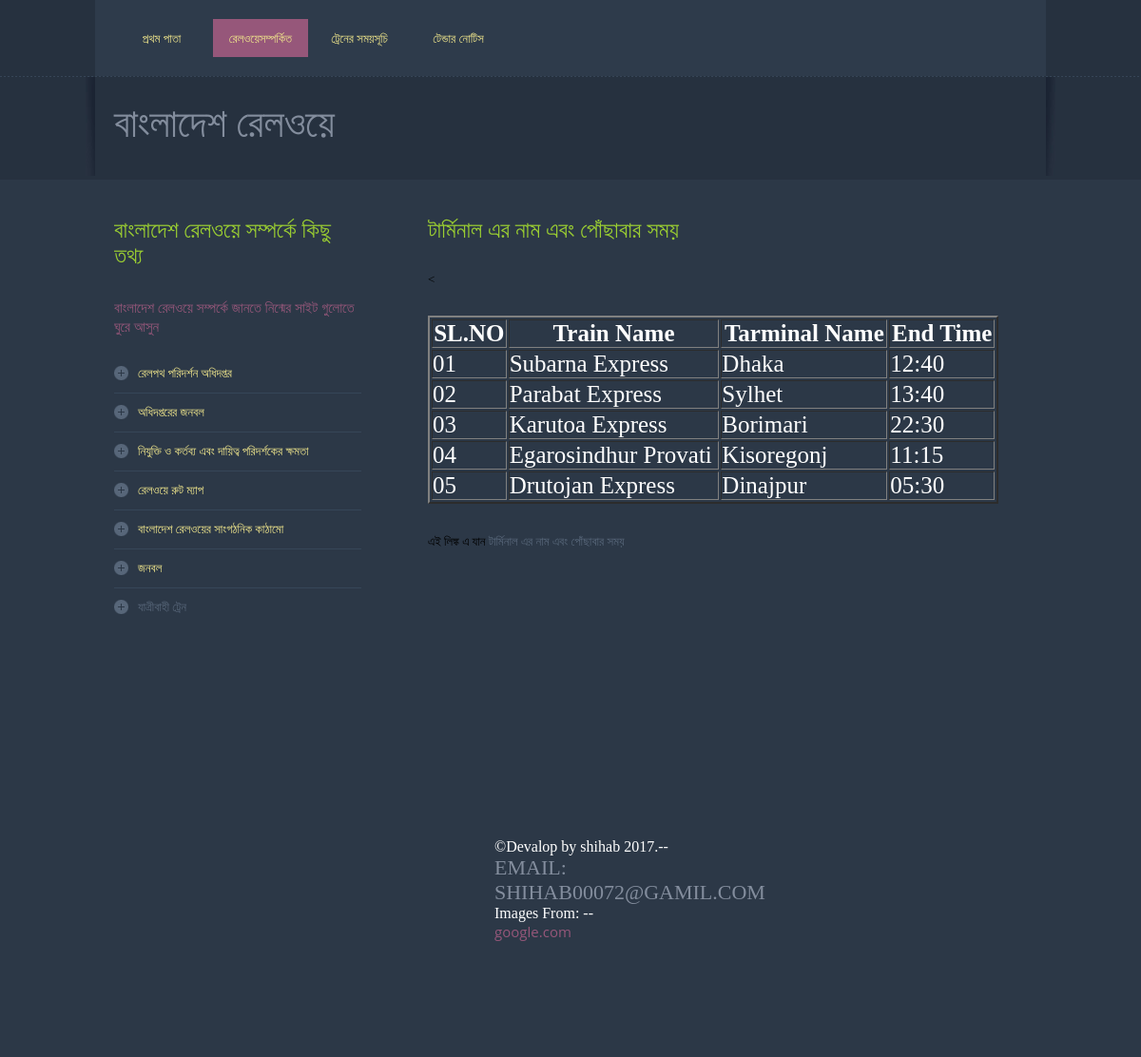
Screenshot of /tarminal_end.php with the database file from the repository.
### tables this page shows
CREATE TABLE `tarminal_end` (
  `id` varchar(20) DEFAULT NULL,
  `train_name` varchar(45) DEFAULT NULL,
  `tarminal` varchar(45) DEFAULT NULL,
  `end` varchar(34) DEFAULT NULL
);

### tarminal_end.php (the view, shortened to what this page needs)
<!DOCTYPE html>
<head>
<link href="css/styles.css" rel="stylesheet" type="text/css" />
</head>
<body>
<div class="menu-wrapper">
  <div class="menu">
    <ul>
      <li><a href="index.php"id="ticket_link">প্রথম পাতা</a></li>
      <li><a href="about.php" class="active"id="ticket_link" >রেলওয়েসম্পর্কিত </a></li>
      <li><a href="services.php"id="ticket_link">ট্রেনের সময়সূচি</a></li>
      <li><a href="contact.php"id="ticket_link">টেন্ডার নোটিস</a></li>
    </ul>
  </div>
</div>
<div class="border-bottom"></div>
<div class="logo-wrapper">
  <div class="leftshadow"><img src="images/logo-wrap-left.jpg" /></div>
  <div class="logo">
    <h1>বাংলাদেশ রেলওয়ে </h1>
  </div>
  <div class="rightshadow"><img src="images/logo-wrap-right.jpg" /></div>
</div>
<div class="container">
  <div class="panel-wrapper">
    <div class="left-colum">
      <div class="panel">
        <div class="title">
          <h1 id="divission">বাংলাদেশ রেলওয়ে  সম্পর্কে কিছু তথ্য </h1>
          <h2>বাংলাদেশ রেলওয়ে সম্পর্কে জানতে নিন্মের সাইট গুলোতে ঘুরে আসুন </h2>
        </div>
        <div class="content">
          <div class="right-panel">
            <ul>
              <li><a href="visit.php"id="ticket_link"> রেলপথ পরিদর্শন অধিদপ্তর</a></li>
              <li><a href="office_public.php"id="ticket_link">অধিদপ্তরের জনবল </a></li>
              <li><a href="man_kork_h.php"id="ticket_link">নিযুক্তি ও কর্তব্য এবং দায়িত্ব পরিদর্শকের ক্ষমতা</a></li>
              <li><a href="map.php"id="ticket_link"> রেলওয়ে রুট ম্যাপ</a></li>
              <li><a href="son_ghoton.php"id="ticket_link">বাংলাদেশ রেলওয়ের সাংগঠনিক কাঠামো</a></li>
              <li><a href="public_all.php"id="ticket_link">জনবল</a></li>
              <li class="borderNone"><a href="train_all.php">যাত্রীবাহী ট্রেন</a></li>
            </ul>
          </div>
        </div>
      </div>
    </div>
    <div class="right-colum">
      <div class="title">
        <h1 id="divission">টার্মিনাল এর নাম এবং পোঁছাবার সময়  </h1>
      </div>
      <div class="content">
        <<p>
          <table border="2" width="600" style="color:white;font-size:25px">
<tr>
<th>SL.NO</th>
<th>Train Name</th>
<th>Tarminal Name</th>
    <th>End Time</th>
</tr>
<?php
      $run=mysql_query("select * from tarminal_end");
      while($row=mysql_fetch_array($run))
      {
        $sid=$row[0];
        $sname=$row[1];
        $semail=$row[2];
          $snew=$row[3];
        echo"<tr >
        <td>$sid</td>
        <td>$sname</td>
        <td>$semail</td>
        <td>$snew</td>
        </tr>";
      }
?>
</table><br/><br/>
        এই লিঙ্ক এ যান  <a href="http://www.railway.gov.bd/">টার্মিনাল এর নাম এবং পোঁছাবার সময় </a>
          </p>
      </div>
    </div>
  </div>
</div>
<div class="footer-wrapper">
  <div class="footer">
   <p> <div id="foot">
       ©Devalop by shihab 2017.--<a href="https://mail.google.com/mail/u/0/#inbox"><h1> Email: shihab00072@gamil.com</h1></a> Images From: --<a href="http//google.com"><h2>google.com</h2></a> </p>
      </div>
</div>
</body>
</html>

### css/styles.css (style rules this page uses)
* { margin:0; padding:0; font-family:"Trebuchet MS"; }
body { background:#26313f; }
p { font-family:"Trebuchet MS"; color:#576679; font-size:13px; line-height:20px; }
a { text-decoration:none; color:#576679; }
ul li { list-style:none; outline:none; }
img { border:none; }
h1 { font-family:"Trebuchet MS"; color:#838d9d; font-size:22px; font-weight:normal; text-transform:uppercase; }
h2 { font-family: 'Open Sans', sans-serif; font-size:15px; color:#96577a; font-weight:normal; }
.menu-wrapper { width:1000px; margin:0 auto; margin-top:px; background:#2e3b4b; overflow:hidden; }
.menu { width:534px; float:left; margin-top:20px; margin-left:20px; margin-bottom:20px }
.menu ul li { float:left; width:100px; margin-right:4px; }
.menu ul li a { width:100px; height:40px; line-height:40px; display:block; font-family: 'Open Sans', sans-serif; font-size:14px; color:#96577a; text-align:center; text-transform:uppercase; }
.menu ul li a.active { background:#96577a; color:#ffffff; width:100px; height:40px; }
.border-bottom { width:100%; background:url(../images/dotted-line.jpg) repeat-x; height:1px; }
.logo-wrapper { width:1020px; margin:0 auto; overflow:hidden; }
.leftshadow { width:10px; float:left; }
.rightshadow { width:10px; float:right; }
.logo { width:1000px; float:left; }
.logo h1 { font-family:"Trebuchet MS"; font-size:42px; color:#838d9d; text-transform:uppercase; padding-left:20px; padding-top:25px; }
.panel { overflow:hidden; }
.content { overflow:hidden; font-size:13px; }
.container { width:100%; overflow:hidden; background:#2c3847; padding-bottom:40px; }
.panel-wrapper { width:960px; margin:0 auto; overflow:hidden; margin-top:40px; margin-bottom:40px; }
.panel-wrapper .panel { float:left; width:300px; }
.panel-wrapper .title h1 { padding-bottom:30px; }
.panel-wrapper .title h2 { font-size:15px; padding-bottom:20px; font-weight:normal; }
.panel-wrapper .content p { padding-bottom:30px; line-height:20px; }
.right-panel { width:100%; overflow:hidden; padding-bottom:43px; }
.right-panel ul li { display:block; border-bottom:1px solid #364658; height:40px; line-height:40px; }
.right-panel ul li a { ont-family:"Trebuchet MS"; color:#576679; font-size:13px; text-decoration:none; background:url(../images/icon-circle.png) no-repeat; padding-left:25px; }
.right-panel ul li.borderNone { border-bottom:none; }
.left-colum { width:260px; margin-right:30px; float:left; }
.left-colum .panel { width:260px; overflow:hidden; }
.right-colum { width:600px; margin-right:30px; float:right; }
.footer-wrapper { width:100%; background:#2c3847; overflow:hidden; }
.footer { width:960px; margin:0 auto; margin-top:50px; }
.footer p { text-align:center; padding-bottom:50px; }

### tarminal_end.php (style rules this page uses)
#foot { color: white; padding-bottom:30px; width: 200px; height: 200px; position: relative; left: 400px; }
#ticket_link { color:khaki; font-size: 13px; }
#divission { color:yellowgreen; font-size: 24px; }

### rows the page displays
tarminal_end: id "01", train_name "Subarna Express", tarminal "Dhaka", end "12:40"
tarminal_end: id "02", train_name "Parabat Express", tarminal "Sylhet", end "13:40"
tarminal_end: id "03", train_name "Karutoa Express", tarminal "Borimari", end "22:30"
tarminal_end: id "04", train_name "Egarosindhur Provati", tarminal "Kisoregonj", end "11:15"
tarminal_end: id "05", train_name "Drutojan Express", tarminal "Dinajpur", end "05:30"
